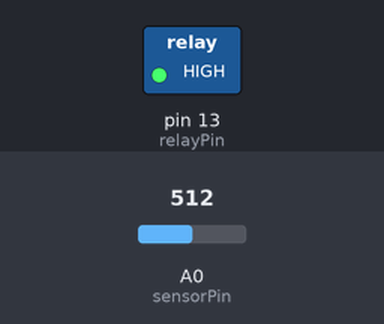
Bench run of a sketch on a simulated Arduino Uno, built with avr-gcc and run on an emulated ATmega328P. On the bench: switched loads named in the sketch (green lamp = pin HIGH). The inputs (shaded band) are chosen by the test bench; at power-on: A0 (sensorPin) = 512.

Above: at 1.2 s.
1.3 s: A0 (sensorPin) set to 262
2.8 s: A0 (sensorPin) set to 236
At 3.2 s:
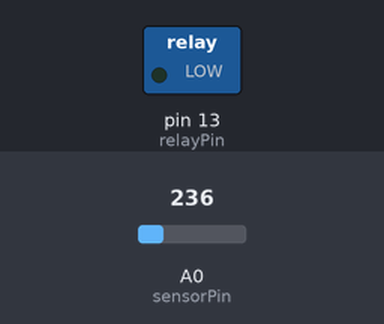
4.3 s: A0 (sensorPin) set to 260
At 5.5 s:
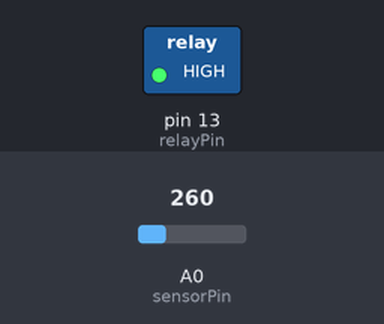
5.8 s: A0 (sensorPin) set to 240
At 6.7 s:
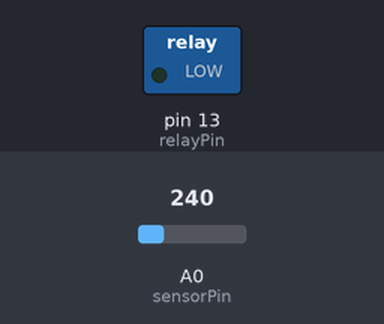
Timing chart, 0 to 8.3 s (numbered marks = the images above; inputs shaded):
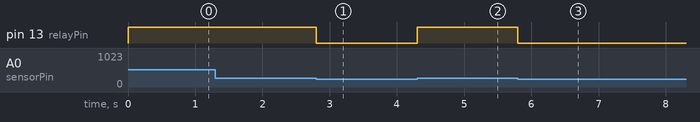

Measured:
- the behaviour switches between 251 and 250 on A0 (sensorPin) (found by bisection; images 0 and 1)
- after the input at 1.3 s, every drawn part: stays the same
- after the input at 2.8 s, pin 13 (relayPin): HIGH → LOW at once
- after the input at 4.3 s, pin 13 (relayPin): LOW → HIGH at once
- after the input at 5.8 s, pin 13 (relayPin): HIGH → LOW at once

The sketch:

16_WaterEvacuation.ino
```cpp
int sensorPin = A0;
int limitDeger = 250;
int relayPin = 13;
int veri;
void setup() {
pinMode(relayPin, OUTPUT);
}
void loop() {

veri = analogRead(sensorPin);

if (veri > limitDeger) {
digitalWrite(relayPin, HIGH);
}
 else {
digitalWrite(relayPin, LOW);
}
}
```
